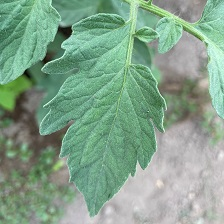
#> input picture DATASET/20230704_205458038_iOS.jpg, 224 x 224 px; its folder holds only this picture in this run
$ jupyter execute --allow-errors 'Dataset part 1.ipynb'
#> lines starting #> are read from the running program, lines starting #| are printed output that depends on the picture
# COMPUTER VISION TASK:
### TOMATO LEAF ILLNESS DETECTION
The goal is to make a model that will be able to differentiate between healthy and unhealthy leaves in tomatoes.

## DATA SET SOURCE:

URL = "https://www.kaggle.com/datasets/paulrosero/tomato-leaf-illness-detection":

We downloaded the data set from kaggle

## Choosing 40 images

1. The donwloaded dataset has three folders, namely; train, test and valid each for traing data, testing data and validation data respectively.
2. We make a new folder containing 40 images obtained from the three  folders at random
3. we use the following code

[cell 1]
import os
import shutil
import random

# Set the source folders and destination folder
source_folders = ['dried_leaves', 'healthy_leaves', 'leaves_with_stains', 'leaves_yellow_stains']
dest_folder = 'DATASET'

# Set the number of images to select from each folder
num_images = 10

# Create the destination folder if it doesn't exist
if not os.path.exists(dest_folder):
    os.makedirs(dest_folder)

# Iterate through the source folders and select 10 images at random from each folder
#> (the rest of this cell did not finish here and is left out)

## PREPROCCESSING DATA:

Resizing- we resized all images in the dataset by 230*230 pixels. Resizing ensures that all images in the dataset have same dimensions. This uniformity simplifies data preprocessing and model training, as the model does not have to handle images of different sizes

## FEATURE ENGINEERING TECHNIQUES

We performed two feature engineering techniques on the data:
1. Resizing to a smaller dimension(300x300)
2. converted to gray scale

[cell 2]
from PIL import Image
import os

# Input and output folders
input_folder = 'DATASET'
output_folder = 'Feature_eng'

# Resizing and converting to grayscale
def process_image(input_path, output_path, size):
#> called with input_path = 'DATASET/20230704_205458038_iOS.jpg', output_path = 'Feature_eng/20230704_205458038_iOS.jpg', size = (300, 300)
    image = Image.open(input_path)
#> image is the input picture: PIL image 224x224 RGB; mean R, G, B 131.6, 162.6, 139.7
    # Resize the image
    image = image.resize(size)
#> image: PIL image 300x300 RGB
    # Convert to grayscale
    image = image.convert('L')
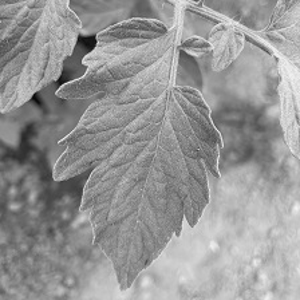
#> image: PIL image 300x300 L; min 6, max 244, mean 150.7
    # Save the processed image
    image.save(output_path)

# Iterate through the files in the input folder
for filename in os.listdir(input_folder):
    if filename.endswith(".jpg") or filename.endswith(".png"):
        input_path = os.path.join(input_folder, filename)
        output_path = os.path.join(output_folder, filename)
        # Define the size for resizing
        size = (300, 300)  # Example size
        process_image(input_path, output_path, size)


$ run again, on DATASET/20230704_210359400_iOS.jpg
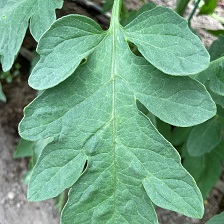
#> input picture DATASET/20230704_210359400_iOS.jpg, 224 x 224 px
#> in process_image, image is the input picture: PIL image 224x224 RGB; mean R, G, B 113.1, 161.1, 130.9
#> in process_image, `image = image.convert('L')`:
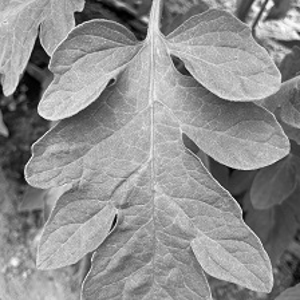
#> image: PIL image 300x300 L; min 0, max 255, mean 143.3

$ run again, on DATASET/20230704_210412713_iOS.jpg
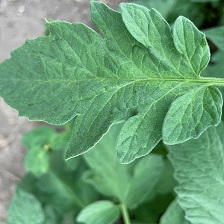
#> input picture DATASET/20230704_210412713_iOS.jpg, 224 x 224 px
#> in process_image, image is the input picture: PIL image 224x224 RGB; mean R, G, B 105.5, 158.3, 117.3
#> in process_image, `image = image.convert('L')`:
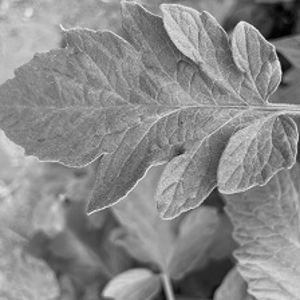
#> image: PIL image 300x300 L; min 1, max 244, mean 137.8

$ run again, on DATASET/20230704_210507958_iOS.jpg
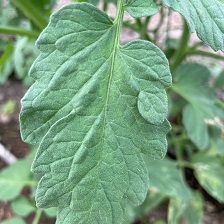
#> input picture DATASET/20230704_210507958_iOS.jpg, 224 x 224 px
#> in process_image, image is the input picture: PIL image 224x224 RGB; mean R, G, B 119.8, 159.7, 126.5
#> in process_image, `image = image.convert('L')`:
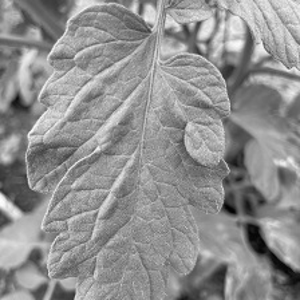
#> image: PIL image 300x300 L; min 1, max 254, mean 144

$ run again, on DATASET/20230704_205657928_iOS.jpg
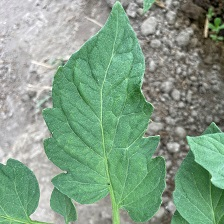
#> input picture DATASET/20230704_205657928_iOS.jpg, 224 x 224 px
#> in process_image, image is the input picture: PIL image 224x224 RGB; mean R, G, B 130.4, 159.1, 134.4
#> in process_image, `image = image.convert('L')`:
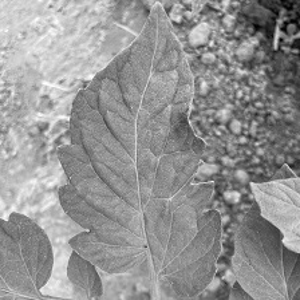
#> image: PIL image 300x300 L; min 0, max 255, mean 147.7
